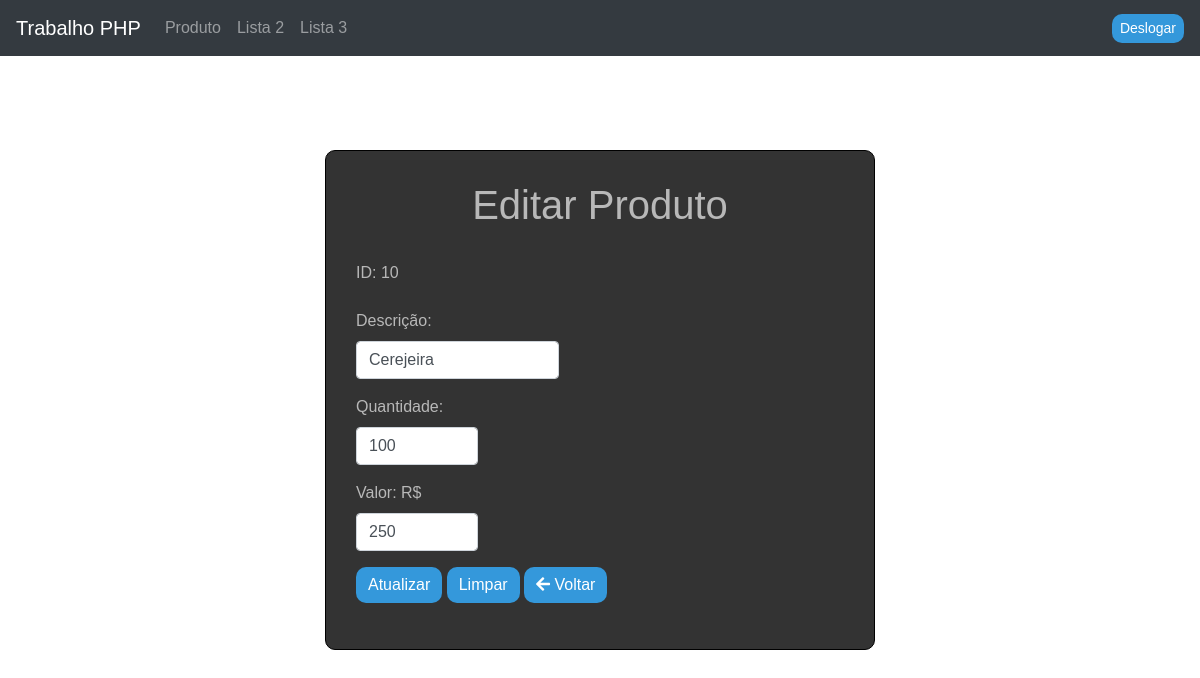
Page /frmEdtProd.php?id=10 on the committed database.
### tables this page shows
CREATE TABLE `produto` (
  `id` int(11) NOT NULL,
  `descricao` varchar(35) NOT NULL,
  `quantidade` float NOT NULL,
  `valor` float NOT NULL
);

### frmEdtProd.php (the view, shortened to what this page needs)
<?php
   $id = trim($_REQUEST['id']);
   $rs = mysql_query("SELECT * FROM  produto where id=".$id);
   $edita = mysql_fetch_array($rs);
?>
<html>
    <head>
        <link rel="stylesheet" href="https://maxcdn.bootstrapcdn.com/bootstrap/4.0.0-beta.3/css/bootstrap.min.css">
        <link rel="stylesheet" href="frmEdtProd.css">
        <link rel="stylesheet" href="https://use.fontawesome.com/releases/v5.3.1/css/all.css">
    </head>
    <body>
        <nav class="navbar navbar-expand-lg navbar-dark bg-dark">
            <a class="navbar-brand" href="index.php">Trabalho PHP</a>
            <div class="collapse navbar-collapse" id="navbarNavAltMarkup">
                <div class="navbar-nav">
                    <a class="nav-item nav-link" href="lstProd.php">Produto</a>
                    <a class="nav-item nav-link" href="#">Lista 2</a>
                    <a class="nav-item nav-link" href="#">Lista 3</a>
                </div>
            </div>
            <form class="form-inline my-2 my-lg-0">
                <input type="button" id="logOut" name="logOut"class="btn btn-outline-success btn-sm" onclick="javascript:location.href='logout.php'" value="Deslogar"></input>
            </form>
        </nav>
        <section class="pagefade" style="display: none">
        <div class="container col-md-8">
        <h1 class="text-center">Editar Produto</h1>
        <br>
        <form id="frmEdtProd" name="frmEdtProd" method="POST" action="edtProd.php">
                <div class="form-group">
                    <label for="lbltxtId">ID:  <?php echo $edita['id'] ?> </label>
                </div>
                <div class="form-group">
                    <label for="lblDesc">Descrição: </label>
                    <input type="text" id= "txtDesc" name="txtDesc"
                    class="form-control col-md-5" value = "<?php echo $edita['descricao']?>">
                </div>
                <div class="form-group">
                    <label for="lblQtde">Quantidade: </label>
                    <input type="text" id= "txtQtd" name="txtQtd"
                    class="form-control col-md-3" value = "<?php echo $edita['quantidade']?>">
                </div>
                <div class="form-group">
                    <label for="lblVal">Valor: R$</label>
                    <input type="text" id= "txtVal" name="txtVal"
                    class="form-control col-md-3" value = "<?php echo $edita['valor']?>">
                </div>
                <input type="submit" id="bt_Gravar" name="bt_Gravar" class="btn btn-success"  value="Atualizar">
                <input type="reset" id="bt_Limpar" name="bt_Limpar" class="btn btn-primary" value="Limpar">
                <button type="button" id="bt_Cancelar" name="bt_Cancelar" class="btn btn-danger" value="Voltar"
                 onclick="javascript:location.href='lstProd.php'"><i class="fas fa-arrow-left" ></i> Voltar </button>
         </form>
        </div>
</section>
    </body>
</html>

### frmEdtProd.css (style rules this page uses)
body { background: url(bright-conifer-dawn-1350339.jpg); background-repeat: no-repeat; background-size: 1920px 1080px; margin: 0; padding: 0; font-family: "Montserrat",sans-serif; color: #f1f1f1b3; }
.container { width: 550px; background: #333; position: absolute; top: 50%; left: 50%; padding: 30px; transform: translate(-50%,-50%); border-radius: 10px; border: 0.49px solid #000; }
h1 { color: #f1f1f1b3; }
.btn { background:#3498db; color: white; border: none; border-radius: 10px; }

### rows in the picture
produto: id "10", txtDesc "Cerejeira", txtQtd "100", txtVal "250"
